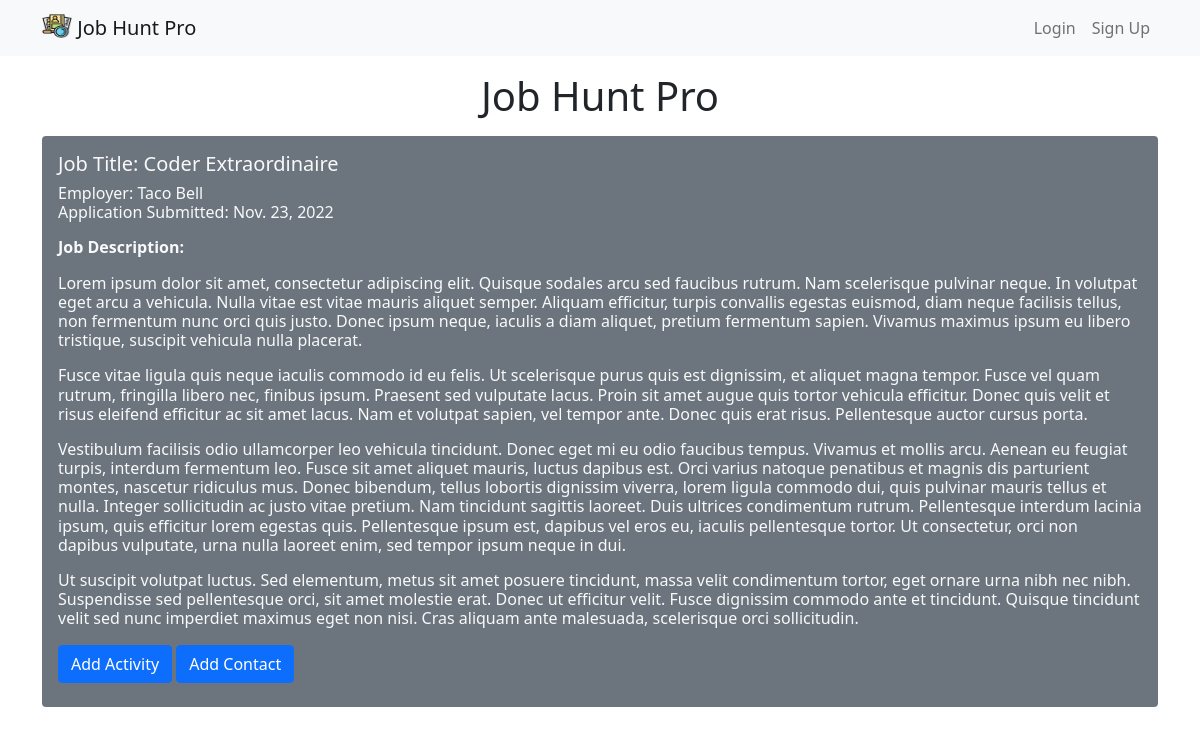
/detail/1, run on the app's committed database.
### jobhunt/models.py (models this page shows, shortened)
class Job(models.Model):
    employer = models.CharField(max_length=100)
    job_title = models.CharField(max_length=100, blank=True)
    job_description = models.TextField(blank=True)
    notes = models.TextField(blank=True)
    application_date = models.DateField(auto_now_add=True)
    user = models.ForeignKey(User, on_delete=models.CASCADE)

### jobhunt/views.py (the view)
# urls.py: path('detail/<int:job_id>', views.job_detail, name='job_detail'),
def job_detail(request, job_id):
    job = get_object_or_404(Job, pk=job_id)
    return render(request, 'jobhunt/pages/job_detail.html', {'job': job })

### jobhunt/templates/jobhunt/pages/job_detail.html (shortened to what this page needs)
{% extends "base.html"  %}
{% block content %}
    <h1 class="my-3 text-center">Job Hunt Pro</h1>
    <div class="container text-light">
        <div class="container-fluid p-3 my-3 bg-secondary rounded">
            <h5>Job Title: {{ job.job_title }}</h5>
            <h6>Employer: {{ job.employer }}
            <p>Application Submitted: {{ job.application_date }}
            <p><strong>Job Description:</strong></p>
            <p>{{ job.job_description|linebreaks }}</p>
            <a href="{% url 'jobhunt:add_activity' job.id %}" class="btn btn-primary">
                Add Activity
            </a>
            <a href="{% url 'jobhunt:add_contact' job.id %}" class="btn btn-primary">
                Add Contact
            </a>
        </div>
    </div>
{% endblock %}

### data on the page
Job: job_title "Coder Extraordinaire", employer "Taco Bell", application_date "Nov. 23, 2022", job_description "Lorem ipsum dolor sit amet, consectetur adipiscing elit. Quisque sodales arcu sed faucibus rutrum. Nam scelerisque pulvinar neque. In volutpat eget arcu a vehicula. Nulla vitae est vitae mauris aliquet semper. Aliquam efficitur, turpis convallis egestas euismod, diam neque facilisis tellus, non fermentum nunc orci quis justo. Donec ipsum neque, iaculis a diam aliquet, pretium fermentum sapien. Vivamus maximus ipsum eu libero tristique, suscipit vehicula nulla placerat. Fusce vitae ligula quis neque iaculis commodo id eu felis. Ut scelerisque purus quis est dignissim, et aliquet magna tempor. Fusce vel quam rutrum, fringilla libero nec, finibus ipsum. Praesent sed vulputate lacus. Proin sit…"
